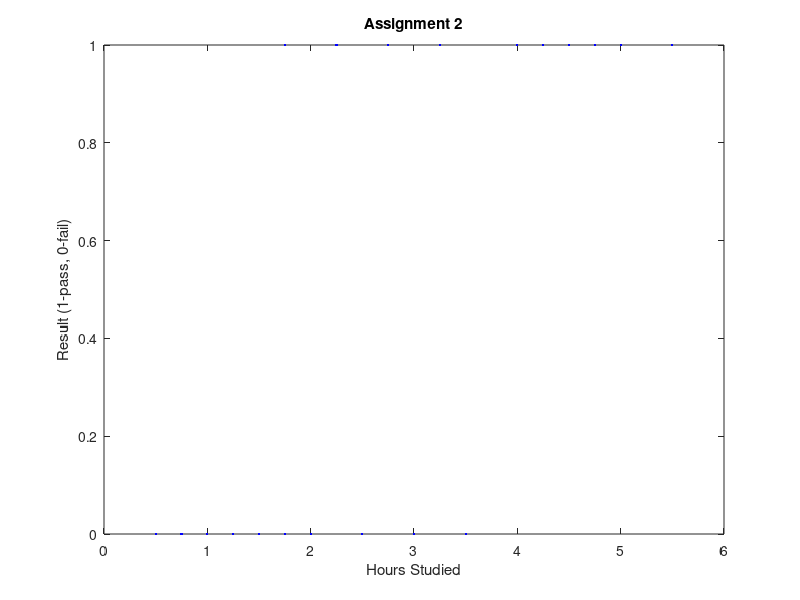

MATLAB code to generate this figure: (Note: this script raises an error after producing the figure.)
clear;
clc;

%read the trainig data
data = load('training_data.txt');

%initializing the variables
x = data(:,1);   %features
y = data(:,2);   %actual result
alpha = 0.1;   %learning rate
m = length(y);   %no. of training data
iterations = 1500;   %no. of iterations for computing gradient descent
theta = zeros(2,1);  %intial parameters

%plot the data
plot(x,y,'b.','MarkerSize',6)
title('Assignment 2')
xlabel('Hours Studied')
ylabel('Result (1-pass, 0-fail)')

%add column ones to X for x0
x = [ones(m,1), x];

%print alpha, intial theta and iterations
fprintf('Alpha: %d\n',alpha)
fprintf('Iterations: %d\n', iterations)
fprintf('Initial Theta-1: %d\n', theta(1))
fprintf('Initial Theta-2: %d\n\n', theta(2))

%compute linear gradient descent
[linear_theta, linear_j_list] = linear_gradient_descent(x,y,m,theta,alpha,iterations);
fprintf('Linear Regression:\n')
fprintf('Theta-1: %d\nTheta-2: %d\n',linear_theta(1), linear_theta(2))
fprintf('Hypothesis: y = %d + %d * x1\n',linear_theta(1), linear_theta(2))

%Compute Linear regression Accuracy
linear_accuracy = linear_prediction(x,y,linear_theta);
fprintf('Accuracy: %d %%\n',linear_accuracy)

%compute logistic gradient descent
[logistic_theta, logistic_j_list] = logistic_gradient_descent(x,y,m,theta,alpha,iterations);
fprintf('\nLogistic Regression:\n')
fprintf('Theta-1: %d\nTheta-2: %d\n',logistic_theta(1), logistic_theta(2))
fprintf('Hypothesis: y = 1/(1 + exp(%d + %d * x1))\n',logistic_theta(1), logistic_theta(2))

%Compute Logistic regression accuracy
logistic_accuracy = logistic_prediction(x,y,logistic_theta);
fprintf('Accuracy: %d %%\n',logistic_accuracy)

%plotting linear regression line
hold on;
plot(x(:,2),x*linear_theta,'-')

%plotting logistic regression line
plot(x(:,2),logistic_hypothesis(x,logistic_theta),'-');
legend('Training data', 'Linear Regression', 'Logistic Regression');
%legend('Training data','Logistic Regression');
hold off;

%plot cost function vs iterations
%plot(1:iterations, linear_j_list, '-')
%plot(1:iterations, logistic_j_list, '-')
%legend('Linear Cost', 'Logistic Cost')
%title('Linear Regression')
%xlabel('Iterations')
%ylabel('Cost function')

